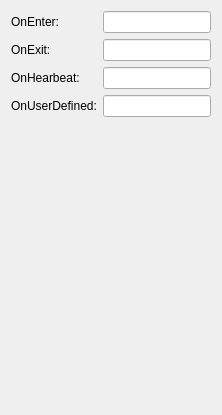
      <widget class="QWidget" name="tab_4">
       <attribute name="title">
        <string>Scripts</string>
       </attribute>
       <layout class="QVBoxLayout" name="verticalLayout_10">
        <item>
         <layout class="QFormLayout" name="formLayout_12">
          <item row="0" column="0">
           <widget class="QLabel" name="label_36">
            <property name="text">
             <string>OnEnter:</string>
            </property>
           </widget>
          </item>
          <item row="0" column="1">
           <widget class="QLineEdit" name="onEnterEdit">
            <property name="maxLength">
             <number>16</number>
            </property>
           </widget>
          </item>
          <item row="1" column="0">
           <widget class="QLabel" name="label_37">
            <property name="text">
             <string>OnExit:</string>
            </property>
           </widget>
          </item>
          <item row="2" column="0">
           <widget class="QLabel" name="label_38">
            <property name="text">
             <string>OnHearbeat:</string>
            </property>
           </widget>
          </item>
          <item row="3" column="0">
           <widget class="QLabel" name="label_39">
            <property name="text">
             <string>OnUserDefined:</string>
            </property>
           </widget>
          </item>
          <item row="1" column="1">
           <widget class="QLineEdit" name="onExitEdit">
            <property name="maxLength">
             <number>16</number>
            </property>
           </widget>
          </item>
          <item row="2" column="1">
           <widget class="QLineEdit" name="onHeartbeatEdit">
            <property name="maxLength">
             <number>16</number>
            </property>
           </widget>
          </item>
          <item row="3" column="1">
           <widget class="QLineEdit" name="onUserDefinedEdit">
            <property name="maxLength">
             <number>16</number>
            </property>
           </widget>
          </item>
         </layout>
        </item>
        <item>
         <spacer name="verticalSpacer_5">
          <property name="orientation">
           <enum>Qt::Vertical</enum>
          </property>
          <property name="sizeHint" stdset="0">
           <size>
            <width>20</width>
            <height>287</height>
           </size>
          </property>
         </spacer>
        </item>
       </layout>
      </widget>
